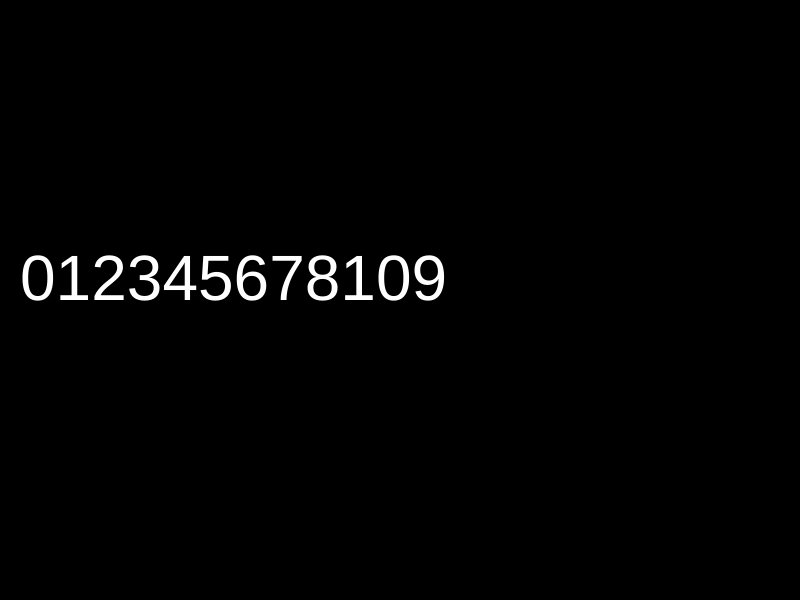
Frame 1 (no input)
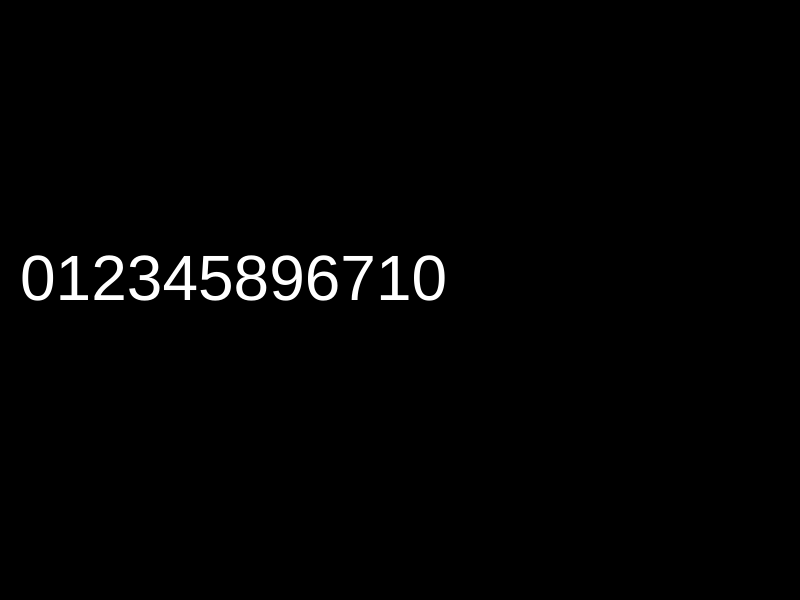
Frame 60 (no input)
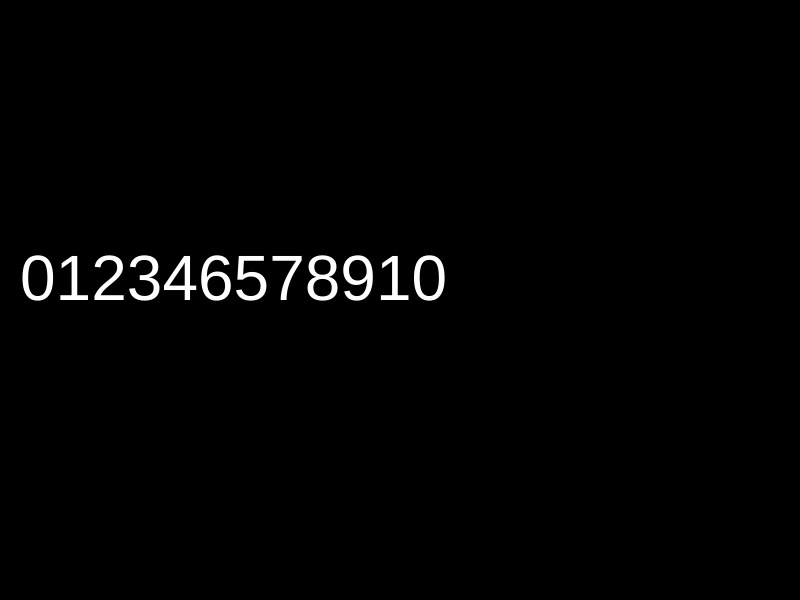
Frame 120 (the mouse pressed at the canvas centre since frame 60)

The p5.js sketch that drew these frames (run headless with seeded random() and noise() and a simulated clock; from frame 60 on, the mouse is pressed at the canvas centre):

// p5.js sketch
// ── sketch.js
var vals = [0, 1, 2, 3, 4, 5, 6, 7, 8, 9, 10];
function setup() {
  createCanvas(800, 600);
}

function draw() {
  background(0);
  var li = -1;
  for (var i = vals.length - 1; i >= 0; i--) {
    if (vals[i] < vals[i + 1]) {
      li = i;
      break;
    }
  }
  if (li === -1) {
    noLoop();
    console.log("finished!");
  }
  var lj = -1;
  for (var j = 0; j < vals.length; j++) {
    if (vals[j] > vals[li]) {
      lj = j;
    }
  }
  swap(vals, li, lj);
  var eA = vals.splice(li + 1);
  eA.reverse();
  vals = vals.concat(eA);

  textSize(64);
  var s = "";
  for (var i = 0; i < vals.length; i++) {
    s += vals[i];
  }
  fill(255);
  text(s, 20, height / 2);
}

function swap(a, i, j) {
  var temp = a[i];
  a[i] = a[j];
  a[j] = temp;
}
